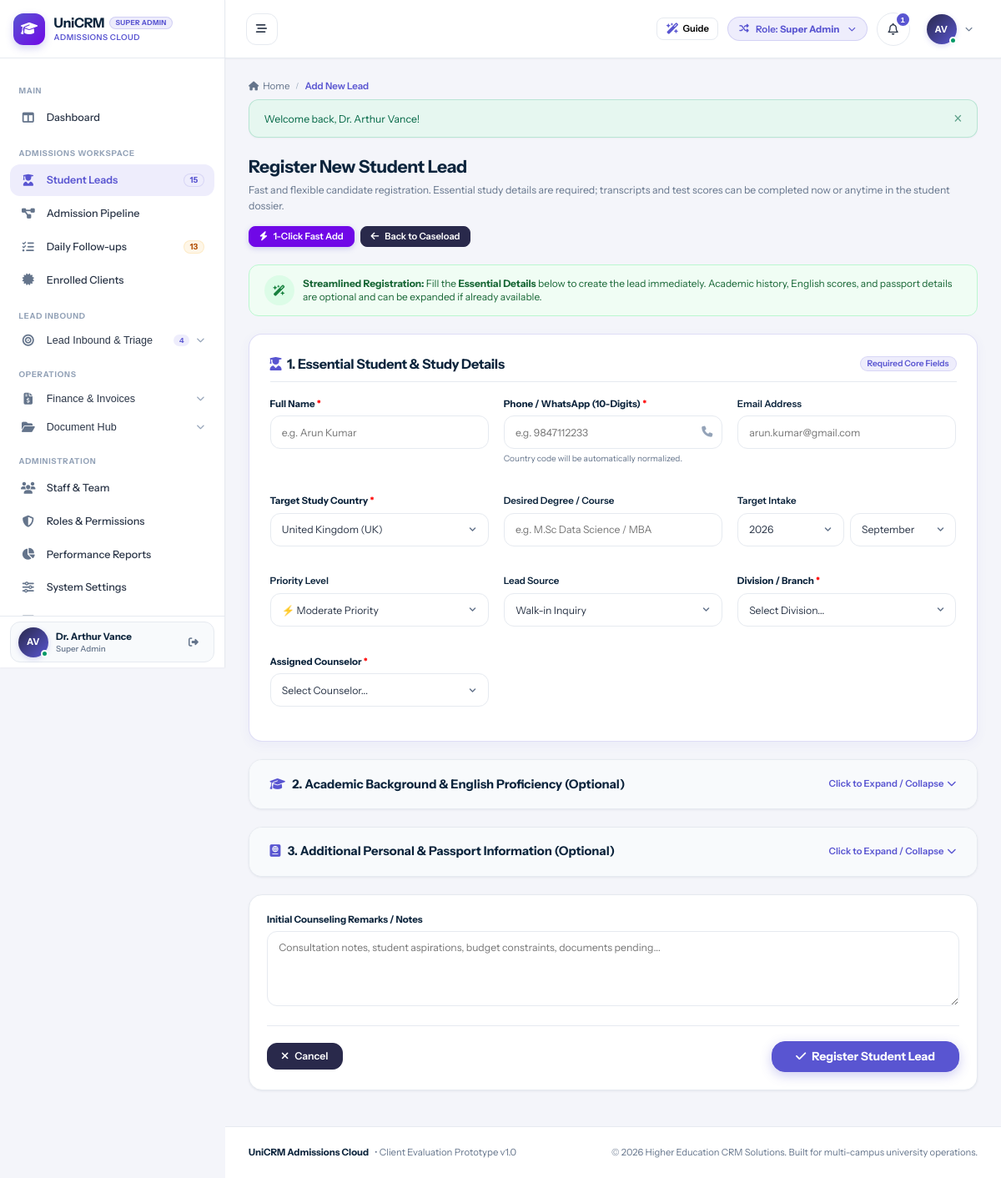
Page /leads/add.php (signed in) on the committed database.
### tables this page shows
CREATE TABLE `users` (
  `id` int(11) NOT NULL AUTO_INCREMENT,
  `branch_id` int(11) DEFAULT NULL,
  `role_id` int(11) NOT NULL,
  `manager_id` int(11) DEFAULT NULL,
  `reporting_manager_id` int(11) DEFAULT NULL,
  `name` varchar(150) NOT NULL,
  `email` varchar(150) NOT NULL,
  `password` varchar(255) NOT NULL,
  `phone` varchar(50) DEFAULT NULL,
  `designation` varchar(100) DEFAULT NULL,
  `avatar` varchar(255) DEFAULT NULL,
  `status` enum('Active','Inactive') DEFAULT 'Active',
  `created_at` datetime DEFAULT current_timestamp(),
  `updated_at` datetime DEFAULT NULL ON UPDATE current_timestamp(),
  PRIMARY KEY (`id`),
  UNIQUE KEY `email` (`email`),
  KEY `idx_branch` (`branch_id`),
  KEY `idx_role` (`role_id`),
  KEY `idx_manager` (`manager_id`)
);

CREATE TABLE `roles` (
  `id` int(11) NOT NULL AUTO_INCREMENT,
  `name` varchar(50) NOT NULL,
  `label` varchar(100) NOT NULL,
  `description` text DEFAULT NULL,
  `created_at` datetime DEFAULT current_timestamp(),
  PRIMARY KEY (`id`),
  UNIQUE KEY `name` (`name`)
);

### leads/add.php (the view, shortened to what the rows shown need)
<?php
require_once __DIR__ . '/../config/database.php';
require_once __DIR__ . '/../config/helpers.php';
require_once __DIR__ . '/../includes/auth.php';
require_login();
include __DIR__ . '/../includes/header.php';
?>
<div class="page-header" style="display:flex; justify-content:space-between; align-items:flex-start; margin-bottom:1.5rem; flex-wrap:wrap; gap:1rem;">
  <div>
    <h1 style="font-size:1.5rem; font-weight:700; color:var(--text-heading); margin:0 0 0.35rem 0;">Register New Student Lead</h1>
  </div>
</div>
<?php include __DIR__ . '/../includes/footer.php'; ?>

### includes/header.php (shortened to what the rows shown need)
<?php
require_once __DIR__ . '/auth.php';
$currentUser = current_user();
$unreadNotifCount = $currentUser ? get_unread_notifications_count($currentUser['id']) : 0;
?>
<!DOCTYPE html>
<html lang="en">
<head>
  <link rel="stylesheet" href="https://cdnjs.cloudflare.com/ajax/libs/font-awesome/6.5.1/css/all.min.css">
  <link rel="stylesheet" href="<?= base_url('assets/css/style.css') ?>">
</head>
<body>
<div id="app-layout">
  <?php include __DIR__ . '/sidebar.php'; ?>
  <div id="main-wrapper">
    <header id="top-navbar">
      <div class="navbar-right">
        <div class="role-switcher-dropdown" style="position: relative;">
          <button type="button" class="role-switcher-btn" id="role-switcher-btn" title="Simulate different role permissions">
            <span>Role: <strong><?= htmlspecialchars($currentUser['role_label'] ?? 'Guest') ?></strong></span>
          </button>
        </div>
        <div style="position: relative;">
          <button type="button" class="notification-bell-btn" id="notif-bell-btn" title="Notifications">
            <i class="fa-regular fa-bell"></i>
            <?php if ($unreadNotifCount > 0): ?>
              <span class="notification-counter"><?= $unreadNotifCount ?></span>
            <?php endif; ?>
          </button>
        </div>
        <div style="position: relative;">
          <button type="button" class="profile-dropdown-btn" id="user-profile-btn">
            <div class="user-avatar-sm online">
              <?= user_initials($currentUser['name'] ?? 'U') ?>
            </div>
            <i class="fa-solid fa-chevron-down" style="font-size:0.65rem; color:var(--text-muted);"></i>
          </button>
        </div>
      </div>
    </header>
    <main class="content-area">

### includes/sidebar.php (shortened to what the rows shown need)
<?php
$currentUser = current_user();
?>
<aside id="sidebar">
<?php
$rawRoleLabel = $currentUser['role_label'] ?? 'Staff';
$headerRoleBadge = $rawRoleLabel;
?>
  <div class="sidebar-header" id="sidebar-brand-header">
    <a href="<?= base_url('dashboard/index.php') ?>" class="brand-wrapper">
      <div class="brand-text">
        <div class="brand-title-row">
          <h1 class="brand-title">UniCRM</h1>
          <span class="sidebar-role-badge sidebar-demo-badge" title="<?= htmlspecialchars($rawRoleLabel) ?>"><?= htmlspecialchars($headerRoleBadge) ?></span>
        </div>
      </div>
    </a>
  </div>
  <div class="sidebar-user">
    <div class="sidebar-user-card">
      <div class="user-snippet">
        <div class="user-avatar-sm online" title="<?= htmlspecialchars($currentUser['name'] ?? 'User') ?>">
          <?= user_initials($currentUser['name'] ?? 'U') ?>
        </div>
        <div class="user-info">
          <span class="user-name" title="<?= htmlspecialchars($currentUser['name'] ?? 'User') ?>"><?= htmlspecialchars($currentUser['name'] ?? 'User') ?></span>
          <span class="user-role"><?= htmlspecialchars($currentUser['role_label'] ?? 'Staff') ?></span>
        </div>
      </div>
    </div>
  </div>
</aside>

### rows in the picture
users: role.label "SUPER ADMIN", name "AV", name "Dr. Arthur Vance", role.label "Super Admin", id "1"

### other values in the picture
$sidebarActiveLeadsCount "15"
$sidebarTotalTasks "13"
$sidebarWebLeadsCount "4"
$pageTitle "Add New Lead"
$flash['message'] "Welcome back, Dr. Arthur Vance!"
